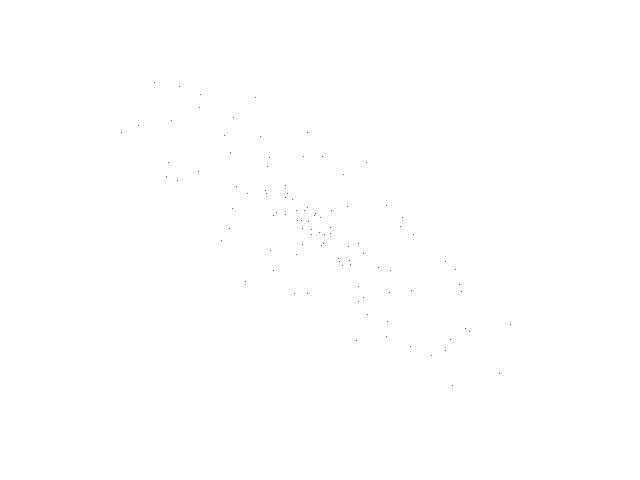
Frame 1 (no input)
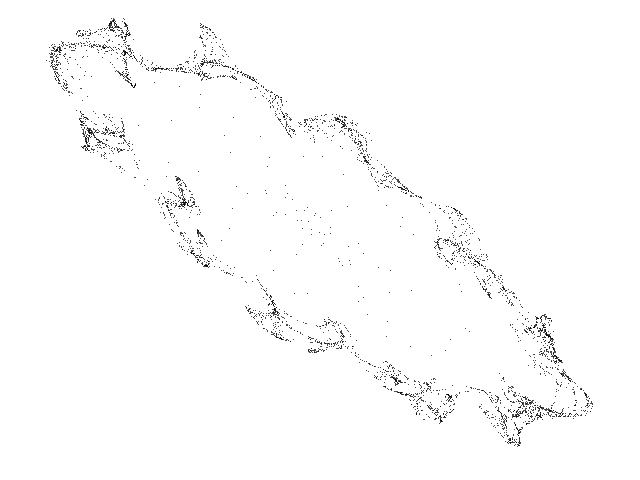
Frame 60 (the mouse pressed at the canvas centre just before this capture)
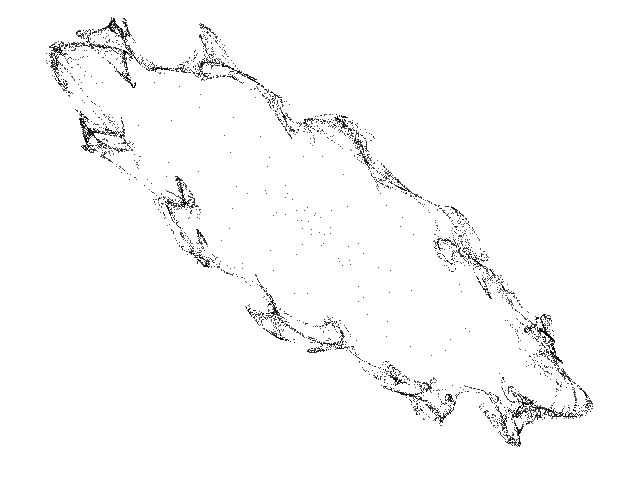
Frame 120 (the mouse held since frame 60 and released just before this capture)

The Processing sketch that drew these frames (run headless with seeded random() and noise(); from frame 60 on, the mouse is pressed at the canvas centre):

// Processing sketch: Polynomial_F
// ── Polynomial_F.pde
// Polynomial F chaotic map //

  float x = 0.0;
  float y = 0.0;
  float z = 0.0;
  float p0 = -0.763974006753415;
  float p1 = 0.128941020928323;
  float p2 = 0.92466478375718;
  float p3 = -0.0166568737477064;
  float p4 = 0.298614511732012;
  float p5 = -0.407720039598644;
  float p6 = 0.186700591351837;
  float p7 = -0.0129754096269608;
  float p8 = 0.618518338073045;
  float p9 = -0.130796504206955;
  float p10 = 0.807949661742896;
  float p11 = 0.52447378449142;
  float p12 = 0.702017894480377;
  float p13 = 0.469141081906855;
  float p14 = 0.725695987697691;
  float p15 = 0.732794266194105;
  float p16 = 0.988048937637359;
  float p17 = 0.853861345909536;
  float p18 = -0.915768076200038;
  float p19 = -0.989306097850204;
  float p20 = 0.356381269637495;
  float p21 = -0.646634357981384;
  float p22 = 0.689325959887356;
  float p23 = 0.665823735296726;
  float p24 = -0.760686926078051;
  float p25 = -0.900640268810093;
  float p26 = -0.449418880511075;
  float p27 = -0.998430022969842;
  float p28 = -0.0693691237829626;
  float p29 = -0.0549464141950011;
  float p30 = 0.355433983262628;
  float p31 = 0.0620491243898869;
  float p32 = -0.814414869528264;
  float p33 = -0.159960680641234;
  float p34 = -0.781455662567168;
  float p35 = -0.245943797752261;
  float p36 = 0.705631429795176;
  float p37 = -0.371002758853137;
  float p38 = -0.449674552772194;


void setup() {
  
  size(640, 480);
  background(255);
  
}

void draw() {
  
  for (int i=0; i<100; i++) {
    
    float nx = x;
    float ny = y;
    float nz = z;
    
    x = p0+p1*nx+p2*ny+p3*nz+p4*sin(p5*p6*nx)+p7*sin(p8*p9*ny)+p10*sin(p11*p12*nz);
    y = p13+p14*nx+p15*ny+p16*nz+p17*sin(p18*p19*nx)+p20*sin(p21*p22*ny)+p23*sin(p24*p25*nz);
    z = p26+p27*nx+p28*ny+p29*nz+p30*sin(p31*p32*nx)+p33*sin(p34*p35*ny)+p36*sin(p37*p38*nz);
  
    point(320 + (11 * x), 225 + (9 * y));
        
  }

}
